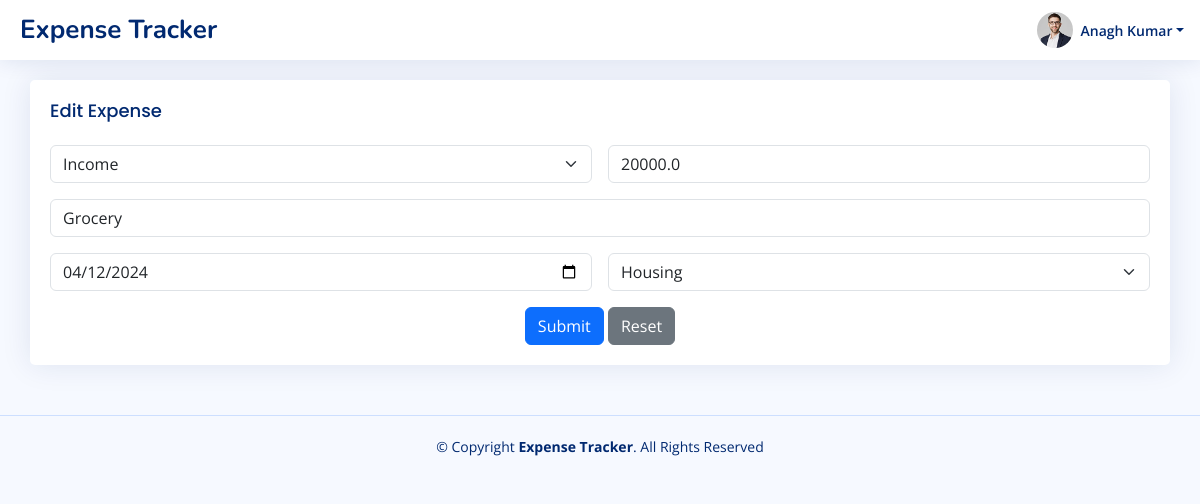
Page /edit-expense/3/ (signed in) on the committed database.
### app/models.py (models this page shows, shortened)
class User(AbstractBaseUser):
    email = models.EmailField(max_length=255, unique=True)
    is_active = models.BooleanField(default=True)
    is_admin = models.BooleanField(default=False)
    username = models.CharField(max_length=255, null=True, blank=True)
    name = models.CharField(max_length=255, null=True, blank=True)
    objects = UserManager()
    USERNAME_FIELD = 'email'
    REQUIRED_FIELDS = []
    @property
    def get_total_income(self):
        total_credit = self.incomeexpense_set.filter(
            type='income').aggregate(models.Sum('amount'))['amount__sum'] or 0
        total_debit = self.incomeexpense_set.filter(type='expense').aggregate(
            models.Sum('amount'))['amount__sum'] or 0
        return total_credit - total_debit
    @property
    def get_total_credit(self):
        total_credit = self.incomeexpense_set.filter(
            type='income').aggregate(models.Sum('amount'))['amount__sum'] or 0
        return total_credit
    @property
    def get_total_debit(self):
        total_debit = self.incomeexpense_set.filter(type='expense').aggregate(
            models.Sum('amount'))['amount__sum'] or 0
        return total_debit
    def __str__(self):
        return self.name

class IncomeExpense(models.Model):
    TYPE_CHOICES = (
        ('income', 'Income'),
        ('expense', 'Expense'),
    )
    user = models.ForeignKey(User, on_delete=models.CASCADE)
    amount = models.FloatField()
    description = models.TextField()
    date = models.DateField()
    category = models.CharField(max_length=255)
    created_at = models.DateTimeField(auto_now_add=True)
    updated_at = models.DateTimeField(auto_now=True)
    type = models.CharField(max_length=255, choices=TYPE_CHOICES)

### app/views.py (the view, shortened to what this page needs)
# urls.py: path('edit-expense/<expense_id>/', views.edit_expense, name='edit_expense'),
@login_required
def edit_expense(request, expense_id):
    expense = IncomeExpense.objects.get(id=expense_id)
    return render(request, 'app/edit.html', {'expense': expense})

### app/context_processors.py (called while the page is built, shortened)
def context_variables(request):
    if request.user.is_authenticated:
        user = request.user
        return {
            'user': user,
            'total_credit': user.get_total_credit or 0,
            'total_debit': user.get_total_debit or 0,
            'total': user.get_total_income or 0
        }

### templates/app/edit.html (shortened to what this page needs)
{% extends "base/__base.html" %}
{% block content %}
<div class="row">
    <div class="col-12">
        <div class="card">
            <div class="card-body">
              <h5 class="card-title">Edit Expense</h5>
              <form class="row g-3" method="POST">
                <div class="col-md-6">
                <select id="type" class="form-select" name="type">
                    <option value="income"  {% if expense.type == 'income' %}selected{% endif %}>Income</option>
                </select>
                </div>
                <div class="col-md-6">
                  <input type="number" class="form-control" placeholder="Amount" name="amount" value={{expense.amount}}>
                </div>
                <div class="col-12">
                  <input type="text" class="form-control" placeholder="Description" name="description" value={{expense.description}}>
                </div>
                <div class="col-md-6">
                  <input type="date" class="form-control" placeholder="Date" name="date"  value="{{ expense.date|date:'Y-m-d' }}">
                </div>
                <div class="col-md-6">
                    <select id="category" class="form-select" name="category">
                        <option value="Housing" {% if expense.category == 'Housing' %}selected{% endif %}>Housing</option>
                    </select>
                </div>
                <div class="text-center">
                  <button type="submit" class="btn btn-primary">Submit</button>
                  <button type="reset" class="btn btn-secondary">Reset</button>
                </div>
              </form>
            </div>
          </div>
    </div>
</div>
{% endblock  %}

### templates/base/nav.html (shortened to what this page needs)
{% load static %}
<li class="nav-item dropdown pe-3">
  <a
    class="nav-link nav-profile d-flex align-items-center pe-0"
    href="#"
    data-bs-toggle="dropdown"
  >
    <img
      src="{% static 'assets/img/profile-img.jpg' %}"
      alt="Profile"
      class="rounded-circle"
    />
    <span class="d-none d-md-block dropdown-toggle ps-2">{{user}}</span> </a
  >
</li>

### static/assets/css/style.css (style rules this page uses)
:root { scroll-behavior: smooth; }
body { font-family: "Open Sans", sans-serif; background: #f6f9ff; color: #444444; }
a { color: #4154f1; text-decoration: none; }
h1, h2, h3, h4, h5, h6 { font-family: "Nunito", sans-serif; }
.card { margin-bottom: 30px; border: none; border-radius: 5px; box-shadow: 0px 0 30px rgba(1, 41, 112, 0.1); }
.card-title { padding: 20px 0 15px 0; font-size: 18px; font-weight: 500; color: #012970; font-family: "Poppins", sans-serif; }
.card-body { padding: 0 20px 20px 20px; }
.header-nav .nav-profile { color: #012970; }
.header-nav .nav-profile img { max-height: 36px; }
.header-nav .nav-profile span { font-size: 14px; font-weight: 600; }

### rows in the picture
User: name "Anagh Kumar"
IncomeExpense: type "Income", amount "20000.0", description "Grocery", date "04/12/2024", category "Housing"
